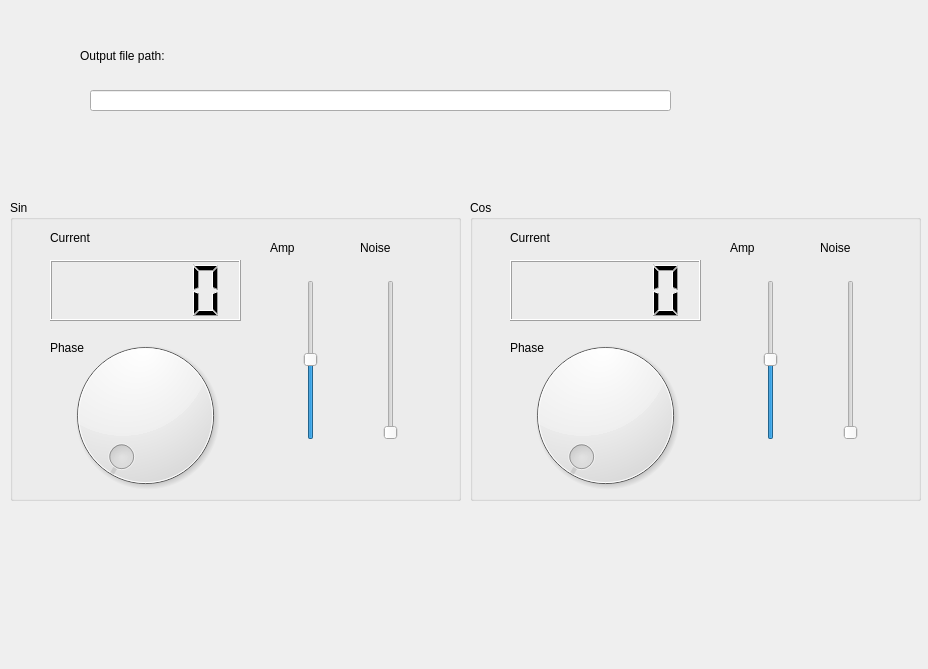
<?xml version="1.0" encoding="UTF-8"?>
<ui version="4.0">
 <class>Form</class>
 <widget class="QWidget" name="Form">
  <property name="geometry">
   <rect>
    <x>0</x>
    <y>0</y>
    <width>928</width>
    <height>669</height>
   </rect>
  </property>
  <property name="windowTitle">
   <string>Form</string>
  </property>
  <widget class="QGroupBox" name="groupBox">
   <property name="geometry">
    <rect>
     <x>10</x>
     <y>200</y>
     <width>451</width>
     <height>301</height>
    </rect>
   </property>
   <property name="title">
    <string>Sin</string>
   </property>
   <widget class="QLCDNumber" name="lcdNumber_sin">
    <property name="geometry">
     <rect>
      <x>40</x>
      <y>60</y>
      <width>191</width>
      <height>61</height>
     </rect>
    </property>
   </widget>
   <widget class="QDial" name="dial_sin">
    <property name="geometry">
     <rect>
      <x>40</x>
      <y>130</y>
      <width>191</width>
      <height>171</height>
     </rect>
    </property>
   </widget>
   <widget class="QSlider" name="amp_sin">
    <property name="geometry">
     <rect>
      <x>290</x>
      <y>80</y>
      <width>22</width>
      <height>160</height>
     </rect>
    </property>
    <property name="value">
     <number>50</number>
    </property>
    <property name="orientation">
     <enum>Qt::Vertical</enum>
    </property>
   </widget>
   <widget class="QSlider" name="noise_sin">
    <property name="geometry">
     <rect>
      <x>370</x>
      <y>80</y>
      <width>22</width>
      <height>160</height>
     </rect>
    </property>
    <property name="orientation">
     <enum>Qt::Vertical</enum>
    </property>
   </widget>
   <widget class="QLabel" name="label">
    <property name="geometry">
     <rect>
      <x>260</x>
      <y>40</y>
      <width>62</width>
      <height>15</height>
     </rect>
    </property>
    <property name="text">
     <string>Amp</string>
    </property>
   </widget>
   <widget class="QLabel" name="label_2">
    <property name="geometry">
     <rect>
      <x>350</x>
      <y>40</y>
      <width>62</width>
      <height>15</height>
     </rect>
    </property>
    <property name="text">
     <string>Noise</string>
    </property>
   </widget>
   <widget class="QLabel" name="label_5">
    <property name="geometry">
     <rect>
      <x>40</x>
      <y>30</y>
      <width>62</width>
      <height>15</height>
     </rect>
    </property>
    <property name="text">
     <string>Current</string>
    </property>
   </widget>
   <widget class="QLabel" name="label_6">
    <property name="geometry">
     <rect>
      <x>40</x>
      <y>140</y>
      <width>62</width>
      <height>15</height>
     </rect>
    </property>
    <property name="text">
     <string>Phase</string>
    </property>
   </widget>
  </widget>
  <widget class="QGroupBox" name="groupBox_3">
   <property name="geometry">
    <rect>
     <x>470</x>
     <y>200</y>
     <width>451</width>
     <height>301</height>
    </rect>
   </property>
   <property name="title">
    <string>Cos</string>
   </property>
   <widget class="QLCDNumber" name="lcdNumber_cos">
    <property name="geometry">
     <rect>
      <x>40</x>
      <y>60</y>
      <width>191</width>
      <height>61</height>
     </rect>
    </property>
   </widget>
   <widget class="QDial" name="dial_cos">
    <property name="geometry">
     <rect>
      <x>40</x>
      <y>130</y>
      <width>191</width>
      <height>171</height>
     </rect>
    </property>
   </widget>
   <widget class="QSlider" name="amp_cos">
    <property name="geometry">
     <rect>
      <x>290</x>
      <y>80</y>
      <width>22</width>
      <height>160</height>
     </rect>
    </property>
    <property name="value">
     <number>50</number>
    </property>
    <property name="orientation">
     <enum>Qt::Vertical</enum>
    </property>
   </widget>
   <widget class="QSlider" name="noise_cos">
    <property name="geometry">
     <rect>
      <x>370</x>
      <y>80</y>
      <width>22</width>
      <height>160</height>
     </rect>
    </property>
    <property name="orientation">
     <enum>Qt::Vertical</enum>
    </property>
   </widget>
   <widget class="QLabel" name="label_13">
    <property name="geometry">
     <rect>
      <x>260</x>
      <y>40</y>
      <width>62</width>
      <height>15</height>
     </rect>
    </property>
    <property name="text">
     <string>Amp</string>
    </property>
   </widget>
   <widget class="QLabel" name="label_14">
    <property name="geometry">
     <rect>
      <x>350</x>
      <y>40</y>
      <width>62</width>
      <height>15</height>
     </rect>
    </property>
    <property name="text">
     <string>Noise</string>
    </property>
   </widget>
   <widget class="QLabel" name="label_15">
    <property name="geometry">
     <rect>
      <x>40</x>
      <y>30</y>
      <width>62</width>
      <height>15</height>
     </rect>
    </property>
    <property name="text">
     <string>Current</string>
    </property>
   </widget>
   <widget class="QLabel" name="label_16">
    <property name="geometry">
     <rect>
      <x>40</x>
      <y>140</y>
      <width>62</width>
      <height>15</height>
     </rect>
    </property>
    <property name="text">
     <string>Phase</string>
    </property>
   </widget>
  </widget>
  <widget class="QLineEdit" name="lineEdit">
   <property name="geometry">
    <rect>
     <x>90</x>
     <y>90</y>
     <width>581</width>
     <height>21</height>
    </rect>
   </property>
  </widget>
  <widget class="QLabel" name="label_3">
   <property name="geometry">
    <rect>
     <x>80</x>
     <y>40</y>
     <width>171</width>
     <height>31</height>
    </rect>
   </property>
   <property name="styleSheet">
    <string notr="true">font: 12pt &quot;MS UI Gothic&quot;;</string>
   </property>
   <property name="text">
    <string>Output file path: </string>
   </property>
  </widget>
 </widget>
 <resources/>
 <connections/>
</ui>
